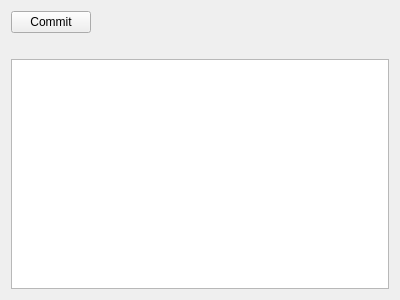
<?xml version="1.0" encoding="UTF-8"?>
<ui version="4.0">
 <class>Widget</class>
 <widget class="QFrame" name="Widget">
  <property name="geometry">
   <rect>
    <x>0</x>
    <y>0</y>
    <width>400</width>
    <height>300</height>
   </rect>
  </property>
  <property name="windowTitle">
   <string>Widget</string>
  </property>
  <layout class="QVBoxLayout" name="verticalLayout">
   <item>
    <layout class="QHBoxLayout" name="horizontalLayout">
     <item>
      <widget class="QPushButton" name="btnCommit">
       <property name="text">
        <string>Commit</string>
       </property>
      </widget>
     </item>
     <item>
      <spacer name="horizontalSpacer">
       <property name="orientation">
        <enum>Qt::Horizontal</enum>
       </property>
       <property name="sizeHint" stdset="0">
        <size>
         <width>40</width>
         <height>20</height>
        </size>
       </property>
      </spacer>
     </item>
    </layout>
   </item>
   <item>
    <widget class="QLabel" name="label">
     <property name="text">
      <string/>
     </property>
    </widget>
   </item>
   <item>
    <widget class="QListWidget" name="listWidget">
     <property name="selectionMode">
      <enum>QAbstractItemView::ExtendedSelection</enum>
     </property>
    </widget>
   </item>
  </layout>
 </widget>
 <layoutdefault spacing="6" margin="11"/>
 <resources/>
 <connections/>
</ui>
